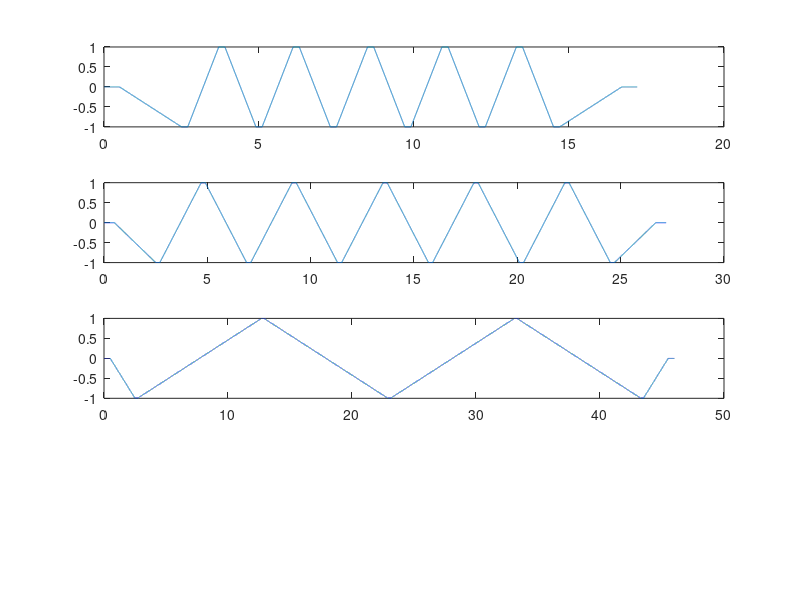

The MATLAB script that drew this image:
clear all;

Fs = 1000;


tim001 = 1/Fs:1/Fs:0.1;
tim002 = 1/Fs:1/Fs:0.2;
tim005 = 1/Fs:1/Fs:0.5;
tim010 = 1/Fs:1/Fs:1.0;
tim020 = 1/Fs:1/Fs:2.0;
tim040 = 1/Fs:1/Fs:4.0;
tim050 = 1/Fs:1/Fs:5.0;
tim100 = 1/Fs:1/Fs:10.0;

% 500 msec of zeros (for beginning and end of stimuli)
zipper = zeros(1, length(tim005));

% Initial offset and reset from/to zero
        cvinddn = 0:-1/length(tim020):-1;
        cvinddn = cvinddn(1:length(tim020));
        cvendup = cvinddn(end:-1:1);
        
% Top and bottom for CV stimuli        

    top = ones(1, length(tim002));
    bottom = -top;

% Initial stimuli - 10cm (+/- 5cm) constant velocity
% 1 V per cm.  1 is 5V, -1 is -5V.

%% 10cm / s  

    % Our desired constant velocity
    cv10up = -1:2/length(tim010):1;
        cv10up = cv10up(1:length(tim010));
    cv10dn = 1:2/-length(tim010):-1;
        cv10dn = cv10dn(1:length(tim010));

        
    ourcycle = [bottom cv10up top cv10dn];
    cv10stim(:,1) = [zipper cvinddn ourcycle ourcycle ourcycle ourcycle ourcycle bottom cvendup zipper];
    
    stimtim = 1/Fs:1/Fs:length(cv10stim)/Fs;
    
    subplot(411); plot(stimtim, cv10stim);
    
    
%% 5cm / s

    % Our desired constant velocity
    cv05up = -1:2/length(tim020):1;
        cv05up = cv05up(1:length(tim020));
    cv05dn = 1:2/-length(tim020):-1;
        cv05dn = cv05dn(1:length(tim020));

        
    ourcycle = [bottom cv05up top cv05dn];
    cv05stim(:,1) = [zipper cvinddn ourcycle ourcycle ourcycle ourcycle ourcycle bottom cvendup zipper];
    
    stimtim = 1/Fs:1/Fs:length(cv05stim)/Fs;
    subplot(412); plot(stimtim, cv05stim);
    

%% 1cm / s

    % Our desired constant velocity
    cv01up = -1:2/length(tim100):1;
        cv01up = cv01up(1:length(tim100));
    cv01dn = 1:2/-length(tim100):-1;
        cv01dn = cv01dn(1:length(tim100));

        
    ourcycle = [bottom cv01up top cv01dn];
    cv01stim(:,1) = [zipper cvinddn ourcycle ourcycle bottom cvendup zipper];
    
    stimtim = 1/Fs:1/Fs:length(cv01stim)/Fs;
    subplot(413); plot(stimtim, cv01stim);


% Tuberous, constant amplitude

tstim = ones(1, length(cv05stim));
cv05stim(:,2) = tstim;
% audiowrite('cv05tc1.wav',cv05stim,Fs);

tstim = ones(1, length(cv10stim));
cv10stim(:,2) = tstim;
% audiowrite('cv10tc1.wav',cv10stim,Fs);

tstim = ones(1, length(cv01stim));
cv01stim(:,2) = tstim;
% audiowrite('cv01tc1.wav',cv01stim,Fs);

% Tuberous, oscillation 20 Hz

AMFreq = 20;

ttim = 1/Fs:1/Fs:length(cv05stim)/Fs;
tstim = 0.175 + (sin(2*pi*ttim*AMFreq)/40); 
cv05stim(:,2) = tstim;
% audiowrite('cv05tf20.wav',cv05stim,Fs);

ttim = 1/Fs:1/Fs:length(cv10stim)/Fs;
tstim = 0.175 + (sin(2*pi*ttim*AMFreq)/40); 
cv10stim(:,2) = tstim;
audiowrite('cv10tf20.wav',cv10stim,Fs);

ttim = 1/Fs:1/Fs:length(cv01stim)/Fs;
tstim = 0.175 + (sin(2*pi*ttim*AMFreq)/40); 
cv01stim(:,2) = tstim;
% audiowrite('cv01tf20.wav',cv01stim,Fs);

